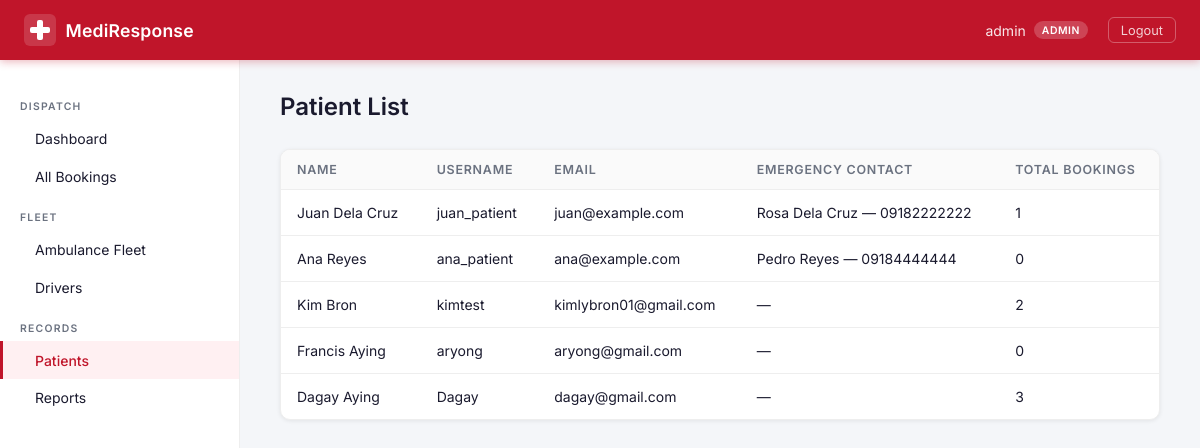
The page /admin-panel/patients/ (signed in) on the database its author committed.
### booking/models.py (models this page shows, shortened)
class UserProfile(models.Model):
    ROLE_CHOICES = [
        ('admin', 'Admin'),
        ('patient', 'Patient'),
        ('driver', 'Driver'),
    ]
    user = models.OneToOneField(
        User,
        on_delete=models.CASCADE,   # If the user is deleted, delete the profile too
        related_name='profile'      # Access via: user.profile
    )
    role = models.CharField(max_length=20, choices=ROLE_CHOICES, default='patient')
    phone = models.CharField(max_length=20, blank=True)

class Patient(models.Model):
    user = models.OneToOneField(User, on_delete=models.CASCADE, related_name='patient_profile')
    date_of_birth = models.DateField(null=True, blank=True)
    address = models.TextField(blank=True)
    emergency_contact_name = models.CharField(max_length=100, blank=True)
    emergency_contact_number = models.CharField(max_length=20, blank=True)

### booking/views.py (the view)
        def wrapper(request, *args, **kwargs):
            if not request.user.is_authenticated:
                return redirect('login')
            try:
                if request.user.profile.role == role or request.user.is_superuser:
                    return view_func(request, *args, **kwargs)
            except UserProfile.DoesNotExist:
                pass
            return redirect('forbidden')

### booking/views.py (called while the page is built)
def role_required(role):
    def decorator(view_func):
        def wrapper(request, *args, **kwargs):
            if not request.user.is_authenticated:
                return redirect('login')
            try:
                if request.user.profile.role == role or request.user.is_superuser:
                    return view_func(request, *args, **kwargs)
            except UserProfile.DoesNotExist:
                pass
            return redirect('forbidden')
        wrapper.__name__ = view_func.__name__
        return wrapper
    return decorator

@login_required
@role_required('admin')
def admin_patients(request):
    patients = Patient.objects.select_related('user').all()
    return render(request, 'booking/admin/patients.html', {'patients': patients})

### templates/booking/admin/patients.html (shortened to what this page needs)
{% extends "base.html" %}
{% block content %}
<div class="page-header">
    <h1>Patient List</h1>
</div>
<div class="card">
    <div class="table-wrap">
        <table class="table">
            <thead>
                <tr>
                    <th>Name</th><th>Username</th><th>Email</th>
                    <th>Emergency Contact</th><th>Total Bookings</th>
                </tr>
            </thead>
            <tbody>
                {% for patient in patients %}
                <tr>
                    <td>{{ patient.user.get_full_name|default:patient.user.username }}</td>
                    <td>{{ patient.user.username }}</td>
                    <td>{{ patient.user.email|default:"—" }}</td>
                    <td>
                        {% if patient.emergency_contact_name %}
                        {{ patient.emergency_contact_name }} — {{ patient.emergency_contact_number }}
                        {% else %}—{% endif %}
                    </td>
                    <td>{{ patient.user.bookings.count }}</td>
                </tr>
                {% empty %}
                <tr><td colspan="5" class="text-center text-muted">No patients registered.</td></tr>
                {% endfor %}
            </tbody>
        </table>
    </div>
</div>
{% endblock %}

### templates/base.html (shortened to what this page needs)
{% load static %}
<!DOCTYPE html>
<html lang="en">
<head>
    <link rel="stylesheet" href="{% static 'css/style.css' %}">
</head>
<body>
{% if user.is_authenticated %}
<header class="topbar">
    <div class="topbar__left">
        <a href="{% url 'dashboard' %}" class="topbar__brand">
            <svg class="topbar__logo" viewBox="0 0 32 32" fill="none" xmlns="http://www.w3.org/2000/svg">
                <rect width="32" height="32" rx="6" fill="white" fill-opacity="0.15"/>
                <rect x="13" y="6" width="6" height="20" rx="2" fill="white"/>
                <rect x="6" y="13" width="20" height="6" rx="2" fill="white"/>
            </svg>
            <span class="topbar__name">MediResponse</span>
        </a>
    </div>
    <div class="topbar__right">
        <span class="topbar__user">
            {{ user.get_full_name|default:user.username }}
            {% if user.profile %}
            <span class="role-badge role-badge--{{ user.profile.role }}">{{ user.profile.role|capfirst }}</span>
            {% endif %}
        </span>
        <form method="post" action="{% url 'logout' %}" style="display:inline;">
    <button type="submit" class="topbar__logout">Logout</button>
</form>
    </div>
</header>
<div class="layout">
    <aside class="sidebar" id="sidebar">
        <nav class="sidebar__nav">
            {% if user.is_superuser or user.profile.role == 'admin' %}
            <p class="sidebar__section-label">Dispatch</p>
            <a href="{% url 'admin_dashboard' %}" class="sidebar__link {% if request.resolver_match.url_name == 'admin_dashboard' %}active{% endif %}">
                 Dashboard
            </a>
            <a href="{% url 'admin_bookings_list' %}" class="sidebar__link {% if 'bookings' in request.resolver_match.url_name %}active{% endif %}">
                 All Bookings
            </a>
            <p class="sidebar__section-label">Fleet</p>
            <a href="{% url 'admin_fleet' %}" class="sidebar__link {% if 'fleet' in request.resolver_match.url_name %}active{% endif %}">
                 Ambulance Fleet
            </a>
            <a href="{% url 'admin_drivers' %}" class="sidebar__link {% if request.resolver_match.url_name == 'admin_drivers' %}active{% endif %}">
                 Drivers
            </a>
            <p class="sidebar__section-label">Records</p>
            <a href="{% url 'admin_patients' %}" class="sidebar__link {% if request.resolver_match.url_name == 'admin_patients' %}active{% endif %}">
                 Patients
            </a>
            <a href="{% url 'admin_reports' %}" class="sidebar__link {% if request.resolver_match.url_name == 'admin_reports' %}active{% endif %}">
                 Reports
            </a>
            {% elif user.profile.role == 'driver' %}
            <p class="sidebar__section-label">Dispatch</p>
            <a href="{% url 'driver_dashboard' %}" class="sidebar__link {% if request.resolver_match.url_name == 'driver_dashboard' %}active{% endif %}">
                <span class="sidebar__icon"></span> My Dashboard
            </a>
            {% endif %}
        </nav>
    </aside>
    <main class="content">
        {% block content %}{% endblock %}
    </main>
</div>
{% else %}
<div class="auth-wrapper">
    {% block auth_content %}{% endblock %}
</div>
{% endif %}
</body>
</html>

### static/css/style.css (style rules this page uses)
:root { --color-primary: #c0152a; --color-primary-dk: #9b1022; --color-danger: #e53935; --color-surface: #fff0f2; --color-success: #2e7d32; --color-warning: #e65100; --color-info: #1565c0; --color-bg: #f4f6f9; --color-white: #ffffff; --color-border: #eeeeee; --color-text: #1a1a2e; --color-text-muted: #6b7280; --color-sidebar-bg: #ffffff; --color-topbar-bg: #c0152a; --font: 'Inter', system-ui, sans-serif; --sidebar-width: 240px; --topbar-height: 60px; --radius: 10px; --radius-sm: 6px; --shadow: 0 1px 4px rgba(0,0,0,0.08); --shadow-md: 0 4px 16px rgba(0,0,0,0.12); --transition: 0.2s ease; }
*, *::before, *::after { box-sizing: border-box; margin: 0; padding: 0; }
html { font-size: 16px; }
body { font-family: var(--font); background: var(--color-bg); color: var(--color-text); -webkit-font-smoothing: antialiased; }
a { color: inherit; text-decoration: none; }
button { cursor: pointer; border: none; background: none; font-family: inherit; }
.topbar { position: fixed; top: 0; left: 0; right: 0; height: var(--topbar-height); background: var(--color-topbar-bg); color: #fff; display: flex; align-items: center; justify-content: space-between; padding: 0 1.5rem; z-index: 200; box-shadow: 0 2px 8px rgba(192,21,42,0.3); }
.topbar__left { display: flex; align-items: center; gap: 1rem; }
.topbar__brand { display: flex; align-items: center; gap: 0.6rem; font-weight: 600; font-size: 1.1rem; letter-spacing: 0.01em; color: #fff; }
.topbar__logo { width: 32px; height: 32px; flex-shrink: 0; }
.topbar__name { font-size: 1.1rem; font-weight: 600; }
.topbar__right { display: flex; align-items: center; gap: 1.25rem; }
.topbar__user { font-size: 0.875rem; display: flex; align-items: center; gap: 0.5rem; color: rgba(255,255,255,0.9); }
.topbar__logout { font-size: 0.8rem; color: rgba(255,255,255,0.8); border: 1px solid rgba(255,255,255,0.3); padding: 0.3rem 0.75rem; border-radius: var(--radius-sm); transition: all var(--transition); }
.layout { display: flex; min-height: 100vh; padding-top: var(--topbar-height); background: var(--color-bg); }
.sidebar { width: var(--sidebar-width); min-height: calc(100vh - var(--topbar-height)); background: var(--color-sidebar-bg); border-right: 0.5px solid var(--color-border); position: fixed; top: var(--topbar-height); left: 0; bottom: 0; overflow-y: auto; padding: 1.5rem 0; z-index: 100; transition: transform var(--transition); }
.sidebar__section-label { font-size: 0.65rem; font-weight: 600; letter-spacing: 0.12em; text-transform: uppercase; color: var(--color-text-muted); padding: 1rem 1.25rem 0.4rem; }
.sidebar__link { display: flex; align-items: center; gap: 0.75rem; padding: 0.65rem 1.25rem; font-size: 0.875rem; color: var(--color-text); transition: all var(--transition); border-left: 3px solid transparent; font-weight: 400; }
.sidebar__link.active { background: var(--color-surface); color: var(--color-primary); border-left-color: var(--color-primary); font-weight: 500; }
.content { flex: 1; margin-left: var(--sidebar-width); padding: 2rem 2.5rem; min-height: calc(100vh - var(--topbar-height)); background: var(--color-bg); }
.card { background: var(--color-white); border: 0.5px solid var(--color-border); border-radius: var(--radius); box-shadow: var(--shadow); overflow: hidden; }
.page-header { display: flex; align-items: center; justify-content: space-between; flex-wrap: wrap; gap: 1rem; margin-bottom: 1.75rem; }
.page-header h1 { font-size: 1.5rem; font-weight: 600; }
.role-badge { font-size: 0.65rem; font-weight: 600; padding: 0.15rem 0.5rem; border-radius: 100px; text-transform: uppercase; letter-spacing: 0.05em; }
.role-badge--admin { background: rgba(255,255,255,0.2); color: #fff; }
.table-wrap { overflow-x: auto; }
.table { width: 100%; border-collapse: collapse; font-size: 0.875rem; }
.table thead { background: #fafafa; border-bottom: 1px solid var(--color-border); }
.table th { padding: 0.75rem 1rem; text-align: left; font-weight: 600; font-size: 0.78rem; text-transform: uppercase; letter-spacing: 0.06em; color: var(--color-text-muted); white-space: nowrap; }
.table td { padding: 0.875rem 1rem; border-bottom: 0.5px solid var(--color-border); vertical-align: middle; }
.table tbody tr:last-child td { border-bottom: none; }

### rows shown on the page
Patient: user.get_full_name "Juan Dela Cruz", user.username "juan_patient", user.email "juan@example.com", emergency_contact_name "Rosa Dela Cruz", emergency_contact_number "09182222222", user.bookings.count "1"
Patient: user.get_full_name "Ana Reyes", user.username "ana_patient", user.email "ana@example.com", emergency_contact_name "Pedro Reyes", emergency_contact_number "09184444444", user.bookings.count "0"
Patient: user.get_full_name "Kim Bron", user.username "kimtest", user.email "kimlybron01@gmail.com", user.bookings.count "2"
Patient: user.get_full_name "Francis Aying", user.username "aryong", user.email "aryong@gmail.com", user.bookings.count "0"
Patient: user.get_full_name "Dagay Aying", user.username "Dagay", user.email "dagay@gmail.com", user.bookings.count "3"

### other values the page prints
{{ user.get_full_name|default:user.username }} "admin"
{{ user.profile.role|capfirst }} "ADMIN"
